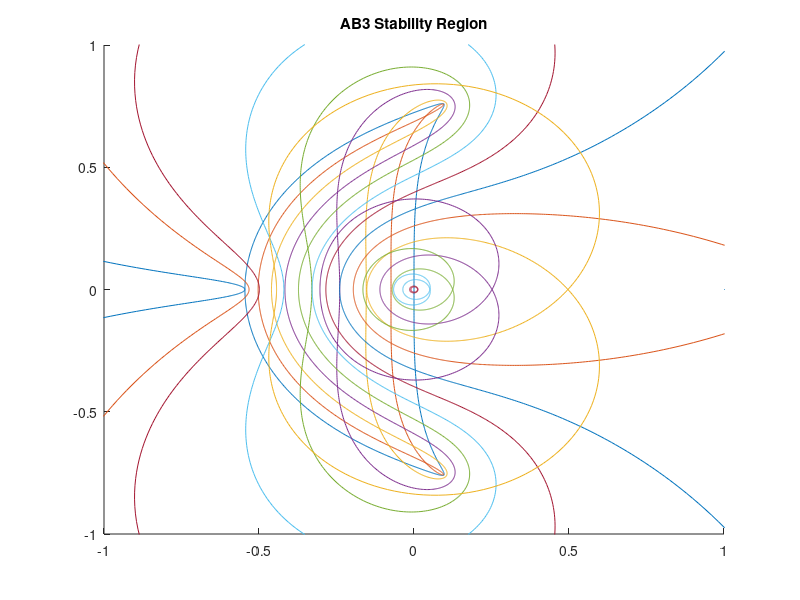

The MATLAB script that drew this image:
% Matt McDade
% System Simulation
% HW 8

Nr = 15;
theta = linspace(-pi, pi, 1001);
rvec = linspace(0, 1, Nr);

for k = 1:Nr
    hold on;
    z = rvec(Nr+1-k) * exp(1i*theta);
    zeta = 12 * (z-1) ./ (23 - (16./z) + (5./(z.^2)));
    plot(zeta)
    hold off;
end

title('AB3 Stability Region')
axis([-1 1 -1 1])
